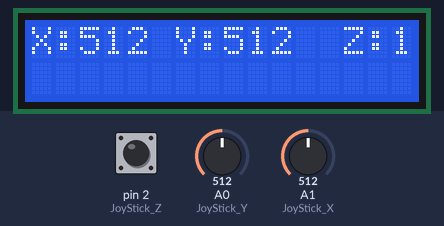
Simulated run of this sketch. Board: Arduino Uno, built with avr-gcc and run on an emulated ATmega328P. On the bench: 16×2 character LCD. The test bench sets the inputs (shaded band); at power-on: A0 (JoyStick_Y) = 512, A1 (JoyStick_X) = 512, pin 2 (JoyStick_Z) HIGH.

Above: at 1.2 s.
1.3 s: A0 (JoyStick_Y) set to 716
At 2.7 s:
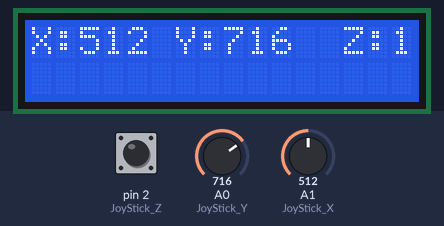
3.0 s: A1 (JoyStick_X) set to 716
At 4.2 s:
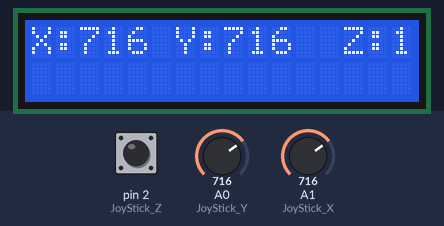
4.5 s: pin 2 (JoyStick_Z) pulled LOW for 0.6 s
At 5.4 s:
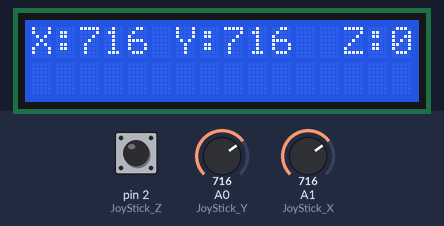
7.1 s: A0 (JoyStick_Y) set to 900
At 8.3 s:
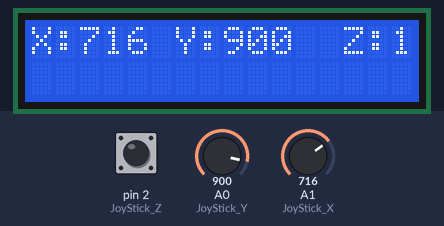
8.6 s: pin 2 (JoyStick_Z) pulled LOW for 1 s
At 9.4 s:
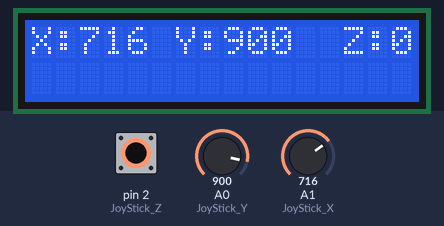
11.1 s: A1 (JoyStick_X) set to 900
At 12.6 s:
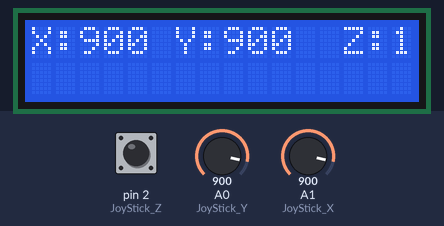
Timing chart, 0 to 13.6 s (numbered marks = the images above; inputs shaded):
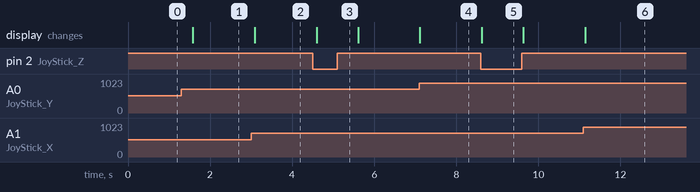

Measured:
- after the input at 1.3 s, the display: changes after 0.28 s (image 1)
- after the input at 3.0 s, the display: changes after 0.09 s (image 2)
- after the input at 4.5 s, the display: changes after 0.10 s (image 3)
- after the input at 7.1 s, the display: changes at once (image 4)
- after the input at 8.6 s, the display: changes at once (image 5)
- after the input at 11.1 s, the display: changes at once (image 6)

The sketch:

Joy_stick.ino
```cpp
#include <LiquidCrystal.h>
/*
 * LCD RS pin to digital pin 7
 * LCD Enable pin to digital pin 8
 * LCD D4 pin to digital pin 9
 * LCD D5 pin to digital pin 10
 * LCD D6 pin to digital pin 11
 * LCD D7 pin to digital pin 12
 * LCD R/W pin to ground
 * LCD VSS pin to ground
 * LCD VCC pin to 5V
*/
LiquidCrystal lcd(7, 8, 9, 10, 11, 12);
int JoyStick_X = A1; //PS2 joystick X-axis is defined, ANALOG IN of Pin0
int JoyStick_Y = A0; //PS2 joystick Y axis is defined, ANALOG IN of Pin1
int JoyStick_Z = 2; //Defined PS2 joystick Z axis,
void setup(void)
{
     lcd.begin(16, 2);    // set up the LCD's number of columns and rows:
     lcd.clear();         //Clears the LCD screen and positions the cursor in the upper-left corner
     pinMode(JoyStick_Z, INPUT_PULLUP); //Z axis is defined as an input PS2
}
void loop(void)
{
    int x,y,z;
    x=analogRead(JoyStick_X);
    y=analogRead(JoyStick_Y);
    z=digitalRead(JoyStick_Z);


 //  lcd.setCursor(0, 0); // set the cursor to column 0, line 0
 //   lcd.print("uctronics joy stick");// Print a message of "Temp: "to the LCD.

    lcd.setCursor(0, 0); // set the cursor to column 0, line 0
    lcd.print("X:");// Print a message of "Temp: "to the LCD.
    lcd.print(x);// Print a centigrade temperature to the LCD.
    lcd.print("   ");// Print a message of "Temp: "to the LCD
    lcd.setCursor(6, 0); // set the cursor to column 0, line 0
    lcd.print("Y:"); // Print the unit of the centigrade temperature to the LCD.
    lcd.print(y);// Print a centigrade temperature to the LCD
    lcd.print("   ");// Print a message of "Temp: "to the LCD
    lcd.setCursor(13, 0 ); // set the cursor to column 0, line 0
    lcd.print("Z:"); // Print the unit of the centigrade temperature to the LCD.
    lcd.print(z);// Print a centigrade temperature to the LCD
    delay(500);
}
```
